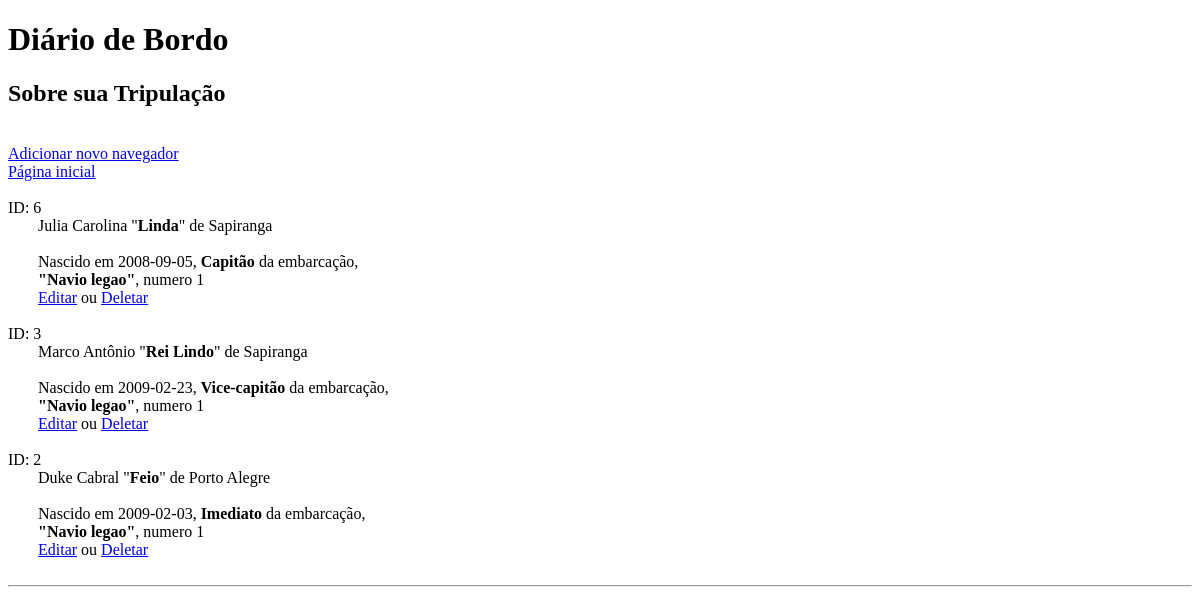
Page /paginas/mostrar/mostrarnavegador.php on the earlier database version.
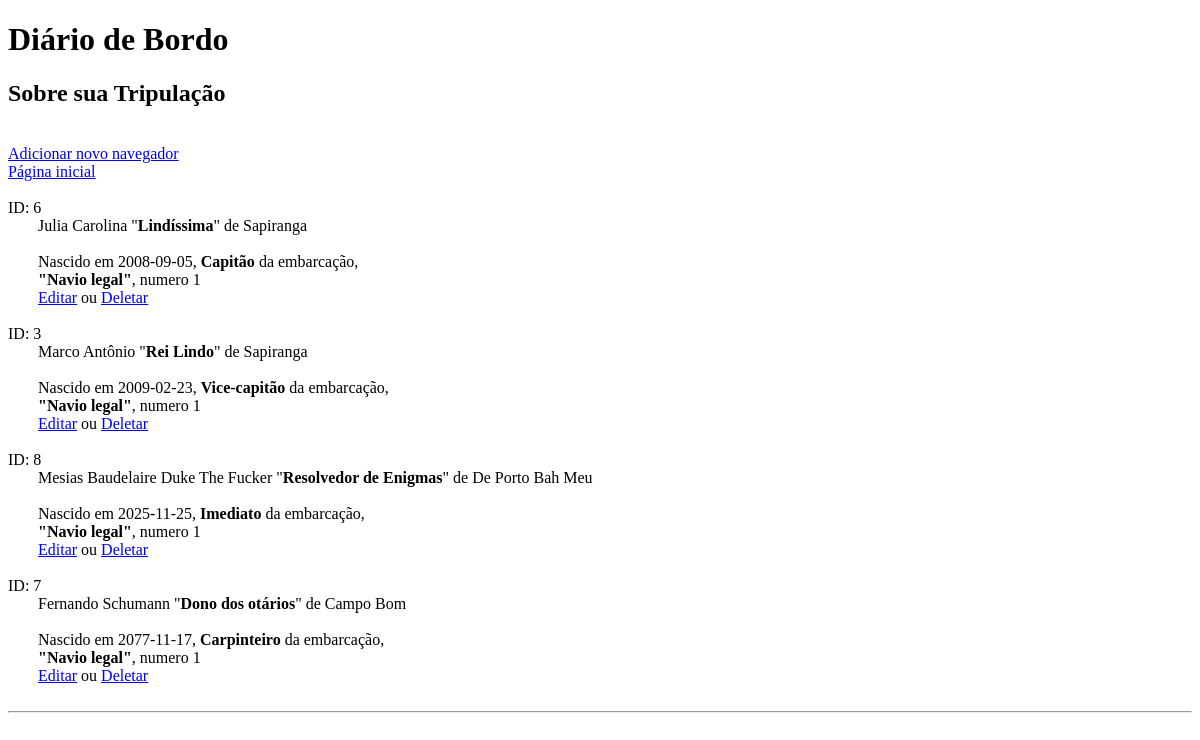
Same page on the later database version.
### tables this page shows
CREATE TABLE `navegador` (
  `id_navegador` int(11) NOT NULL,
  `nome` varchar(30) DEFAULT NULL,
  `nascimento` date DEFAULT NULL,
  `cargo` int(11) DEFAULT NULL,
  `navio` int(11) DEFAULT NULL,
  `sobrenome` varchar(30) DEFAULT NULL,
  `titulo` varchar(30) DEFAULT NULL,
  `origem` varchar(30) DEFAULT NULL
);

CREATE TABLE `cargo` (
  `id_cargo` int(11) NOT NULL,
  `nome` varchar(30) DEFAULT NULL,
  `descricao` text DEFAULT NULL
);

CREATE TABLE `navio` (
  `id_navio` int(11) NOT NULL,
  `nome` varchar(30) DEFAULT NULL,
  `tipo` int(11) DEFAULT NULL,
  `numero` int(11) DEFAULT NULL
);

### paginas/mostrar/mostrarnavegador.php (the view, shortened to what this page needs)
<?php
    require_once("../config.php");
?>
<!DOCTYPE html>
<html lang="pt-br">
<head>
</head>
<body>
    <header>
        <h1>Diário de Bordo</h1>
    </header>
<main>
    <section class="mostrartripulacao">
        <h2>Sobre sua Tripulação</h2> <br>
        <a href="../inserir/novonav.php">Adicionar novo navegador</a><br>
        <a href="../index.html">Página inicial</a><br><br>
        <?php
            $consulta = $mysqli->prepare("
                SELECT
                    n.*, c.nome AS nome_cargo, v.nome AS nome_navio
                FROM
                    navegador n
                INNER JOIN
                    cargo c ON n.cargo = c.id_cargo
                INNER JOIN
                    navio v ON n.navio = v.id_navio
                ORDER BY n.cargo
            ");
            $consulta->execute();
            $resultado = $consulta->get_result();
            $registros = $resultado->fetch_all(MYSQLI_ASSOC);
            foreach($registros as $registro) {
                echo "ID: {$registro['id_navegador']}<br>";
                echo "<div style=\"margin-left: 30px;\">";
                    echo "{$registro['nome']} {$registro['sobrenome']} \"<strong>{$registro['titulo']}</strong>\" de {$registro['origem']}<br>";
                    echo "<br>";
                    echo "Nascido em {$registro['nascimento']}, <strong>{$registro['nome_cargo']}</strong> da embarcação,<br>";
                    echo "<strong>\"{$registro['nome_navio']}\"</strong>, numero {$registro['navio']}<br>";
                    echo "<a href=\"../editar/editarnavegador.php?id={$registro['id_navegador']}\">Editar</a> ou ";
                    echo "<a href=\"../deletar/excluirnavegador.php?id={$registro['id_navegador']}\">Deletar</a>";
                echo "<br>";
                echo "<br>";
                echo "</div>";
            }
        ?>
    </section>
    <hr>
</main>
</body>
</html>

Differences in the rows shown:
removed navegador: id_navegador "2", nome "Duke", sobrenome "Cabral", titulo "Feio", origem "Porto Alegre", nascimento "2009-02-03", cargo.nome "Imediato", navio.nome "Navio legao", navio "1"
changed navegador "Julia": titulo "Linda" → "Lindíssima"; navio.nome "Navio legao" → "Navio legal"
changed through a linked row, navegador "Marco": navio.nome "Navio legao" → "Navio legal"
added navegador: id_navegador "8", nome "Mesias", sobrenome "Baudelaire Duke The Fucker", titulo "Resolvedor de Enigmas", origem "De Porto Bah Meu", nascimento "2025-11-25", cargo.nome "Imediato", navio.nome "Navio legal", navio "1"
added navegador: id_navegador "7", nome "Fernando", sobrenome "Schumann", titulo "Dono dos otários", origem "Campo Bom", nascimento "2077-11-17", cargo.nome "Carpinteiro", navio.nome "Navio legal", navio "1"
